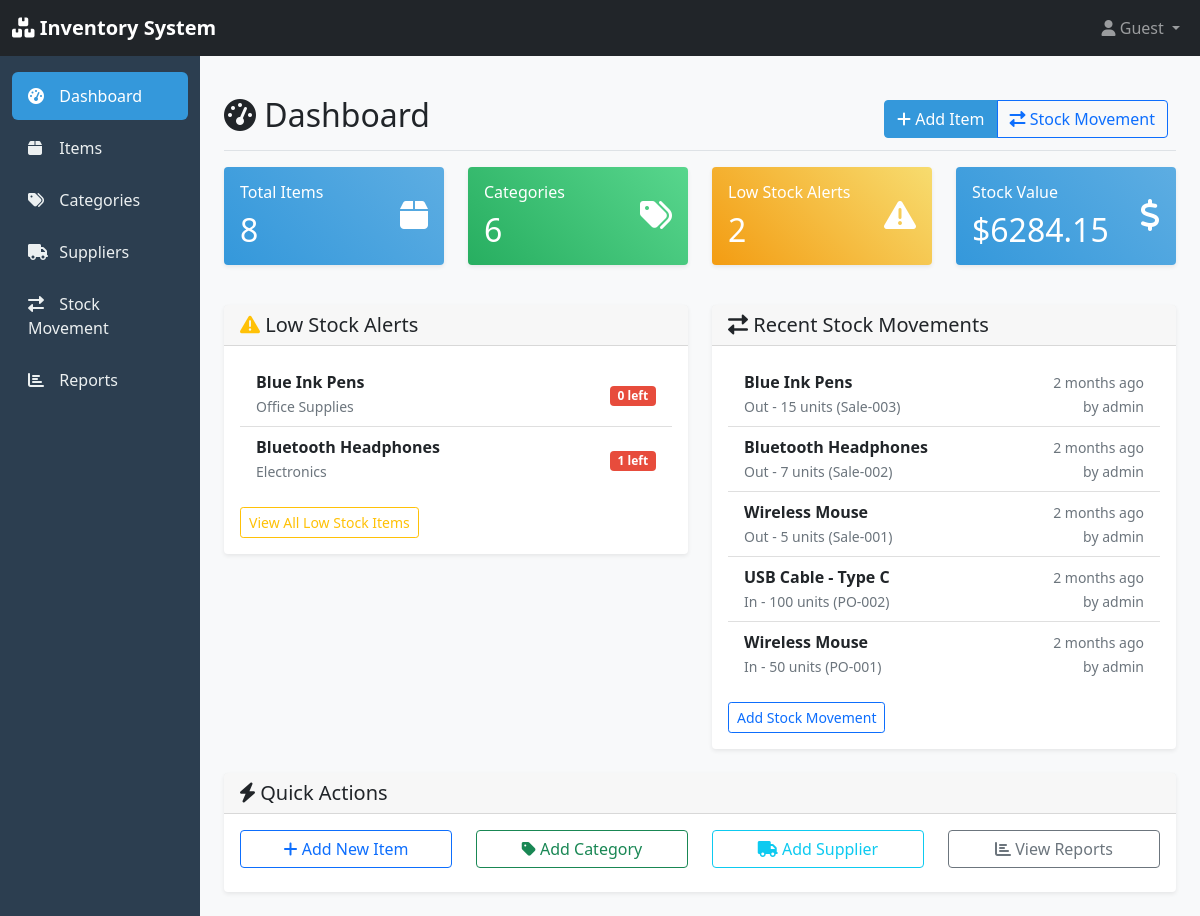
The app's page /inventory/, older data.
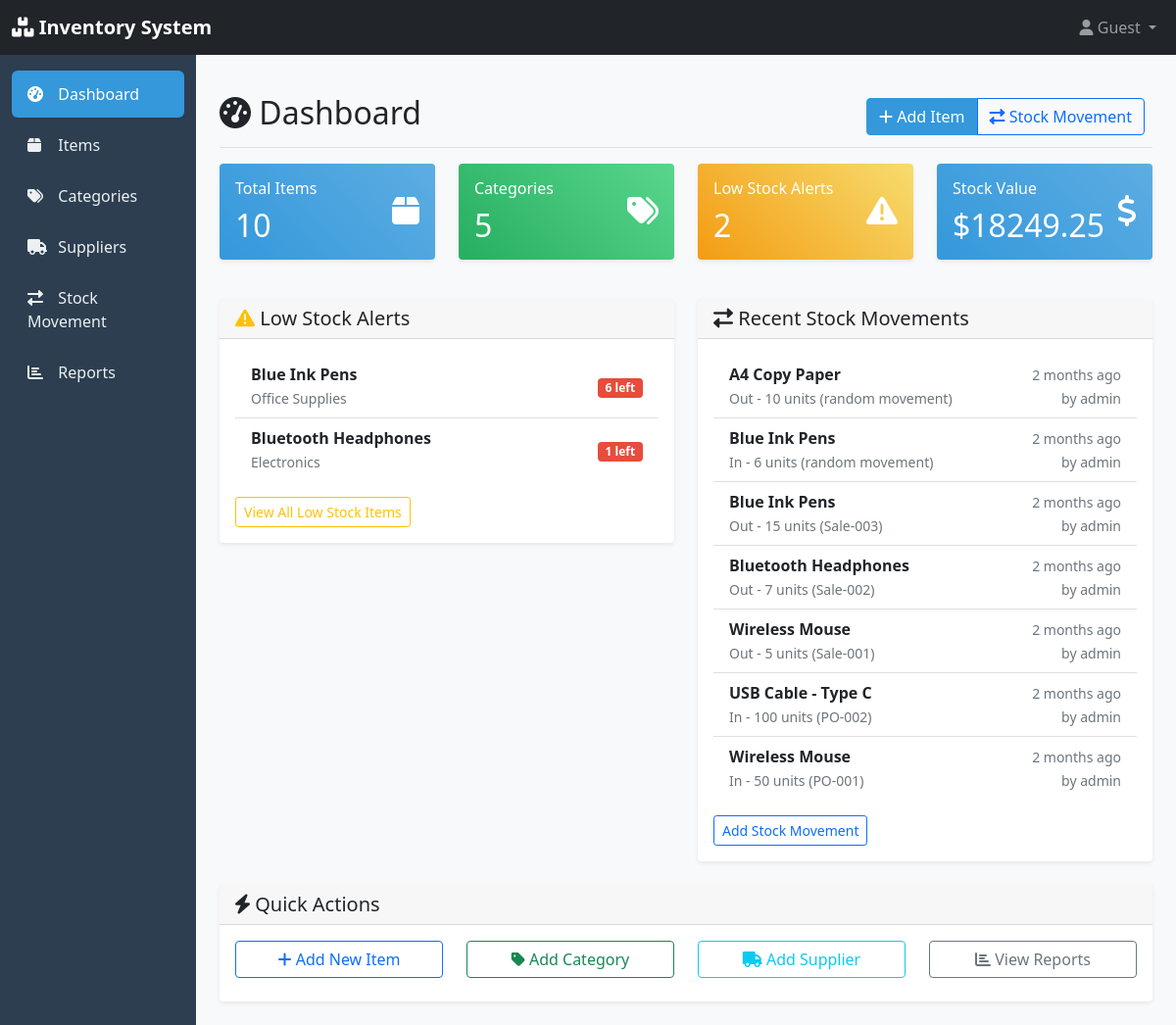
The same page, newer data.
### inventory/models.py (models this page shows, shortened)
class Item(models.Model):
    UNIT_CHOICES = [
        ('pieces', 'Pieces'),
        ('kg', 'Kilograms'),
        ('liters', 'Liters'),
        ('meters', 'Meters'),
        ('boxes', 'Boxes'),
    ]
    name = models.CharField(max_length=200)
    description = models.TextField(blank=True)
    sku = models.CharField(max_length=50, unique=True, help_text="Stock Keeping Unit")
    category = models.ForeignKey(Category, on_delete=models.CASCADE, related_name='items')
    supplier = models.ForeignKey(Supplier, on_delete=models.SET_NULL, null=True, blank=True, related_name='items')
    unit_price = models.DecimalField(max_digits=10, decimal_places=2, validators=[MinValueValidator(Decimal('0.00'))])
    selling_price = models.DecimalField(max_digits=10, decimal_places=2, validators=[MinValueValidator(Decimal('0.00'))])
    quantity_in_stock = models.PositiveIntegerField(default=0)
    minimum_stock_level = models.PositiveIntegerField(default=10, help_text="Alert when stock falls below this level")
    unit_of_measurement = models.CharField(max_length=20, choices=UNIT_CHOICES, default='pieces')
    is_active = models.BooleanField(default=True)
    created_at = models.DateTimeField(auto_now_add=True)
    updated_at = models.DateTimeField(auto_now=True)
    created_by = models.ForeignKey(User, on_delete=models.SET_NULL, null=True, blank=True)
    class Meta:
        ordering = ['name']

class Category(models.Model):
    name = models.CharField(max_length=100, unique=True)
    description = models.TextField(blank=True, null=True)
    created_at = models.DateTimeField(auto_now_add=True)
    updated_at = models.DateTimeField(auto_now=True)
    class Meta:
        verbose_name_plural = "Categories"
        ordering = ['name']

class StockMovement(models.Model):
    MOVEMENT_TYPES = [
        ('in', 'Stock In'),
        ('out', 'Stock Out'),
        ('adjustment', 'Stock Adjustment'),
    ]
    item = models.ForeignKey(Item, on_delete=models.CASCADE, related_name='stock_movements')
    movement_type = models.CharField(max_length=20, choices=MOVEMENT_TYPES)
    quantity = models.IntegerField()
    reference = models.CharField(max_length=100, blank=True, help_text="Reference number or note")
    notes = models.TextField(blank=True)
    created_at = models.DateTimeField(auto_now_add=True)
    created_by = models.ForeignKey(User, on_delete=models.SET_NULL, null=True, blank=True)
    class Meta:
        ordering = ['-created_at']

### inventory/views.py (the view)
# urls.py: path('', views.dashboard, name='dashboard'),
def dashboard(request):
    context = {
        'total_items': Item.objects.filter(is_active=True).count(),
        'total_categories': Category.objects.count(),
        'total_suppliers': Supplier.objects.count(),
        'low_stock_items': Item.objects.filter(
            quantity_in_stock__lte=F('minimum_stock_level'),
            is_active=True
        ).count(),
        'total_stock_value': Item.objects.filter(is_active=True).aggregate(
            total=Sum(F('quantity_in_stock') * F('unit_price'))
        )['total'] or 0,
        'recent_movements': StockMovement.objects.select_related('item', 'created_by')[:10],
        'low_stock_alerts': Item.objects.filter(
            quantity_in_stock__lte=F('minimum_stock_level'),
            is_active=True
        ).select_related('category')[:5],
    }
    return render(request, 'inventory/dashboard.html', context)

### inventory/templates/inventory/dashboard.html (shortened to what this page needs)
{% extends 'inventory/base.html' %}
{% block content %}
<div class="d-flex justify-content-between flex-wrap flex-md-nowrap align-items-center pt-3 pb-2 mb-3 border-bottom">
    <h1 class="h2">
        <i class="fas fa-tachometer-alt"></i>
        Dashboard
    </h1>
    <div class="btn-toolbar mb-2 mb-md-0">
        <div class="btn-group me-2">
            <a href="{% url 'inventory:item_create' %}" class="btn btn-primary">
                <i class="fas fa-plus"></i> Add Item
            </a>
            <a href="{% url 'inventory:stock_movement_create' %}" class="btn btn-outline-primary">
                <i class="fas fa-exchange-alt"></i> Stock Movement
            </a>
        </div>
    </div>
</div>
<div class="row mb-4">
    <div class="col-md-3 mb-3">
        <div class="card stat-card">
            <div class="card-body">
                <div class="d-flex justify-content-between">
                    <div>
                        <h6 class="card-title">Total Items</h6>
                        <h2 class="mb-0">{{ total_items }}</h2>
                    </div>
                    <div class="align-self-center">
                        <i class="fas fa-box fa-2x"></i>
                    </div>
                </div>
            </div>
        </div>
    </div>
    <div class="col-md-3 mb-3">
        <div class="card stat-card success">
            <div class="card-body">
                <div class="d-flex justify-content-between">
                    <div>
                        <h6 class="card-title">Categories</h6>
                        <h2 class="mb-0">{{ total_categories }}</h2>
                    </div>
                    <div class="align-self-center">
                        <i class="fas fa-tags fa-2x"></i>
                    </div>
                </div>
            </div>
        </div>
    </div>
    <div class="col-md-3 mb-3">
        <div class="card stat-card warning">
            <div class="card-body">
                <div class="d-flex justify-content-between">
                    <div>
                        <h6 class="card-title">Low Stock Alerts</h6>
                        <h2 class="mb-0">{{ low_stock_items }}</h2>
                    </div>
                    <div class="align-self-center">
                        <i class="fas fa-exclamation-triangle fa-2x"></i>
                    </div>
                </div>
            </div>
        </div>
    </div>
    <div class="col-md-3 mb-3">
        <div class="card stat-card">
            <div class="card-body">
                <div class="d-flex justify-content-between">
                    <div>
                        <h6 class="card-title">Stock Value</h6>
                        <h2 class="mb-0">${{ total_stock_value|floatformat:2 }}</h2>
                    </div>
                    <div class="align-self-center">
                        <i class="fas fa-dollar-sign fa-2x"></i>
                    </div>
                </div>
            </div>
        </div>
    </div>
</div>
<div class="row">
    <div class="col-md-6 mb-4">
        <div class="card">
            <div class="card-header">
                <h5 class="mb-0">
                    <i class="fas fa-exclamation-triangle text-warning"></i>
                    Low Stock Alerts
                </h5>
            </div>
            <div class="card-body">
                {% if low_stock_alerts %}
                    <div class="list-group list-group-flush">
                        {% for item in low_stock_alerts %}
                            <div class="list-group-item d-flex justify-content-between align-items-center">
                                <div>
                                    <strong>{{ item.name }}</strong>
                                    <br>
                                    <small class="text-muted">{{ item.category.name }}</small>
                                </div>
                                <div>
                                    <span class="badge badge-low-stock">{{ item.quantity_in_stock }} left</span>
                                </div>
                            </div>
                        {% endfor %}
                    </div>
                    <div class="mt-3">
                        <a href="{% url 'inventory:item_list' %}?stock_status=low" class="btn btn-sm btn-outline-warning">
                            View All Low Stock Items
                        </a>
                    </div>
                {% else %}
                    <p class="text-muted mb-0">
                        <i class="fas fa-check-circle text-success"></i>
                        All items are adequately stocked!
                    </p>
                {% endif %}
            </div>
        </div>
    </div>
    <div class="col-md-6 mb-4">
        <div class="card">
            <div class="card-header">
                <h5 class="mb-0">
                    <i class="fas fa-exchange-alt"></i>
                    Recent Stock Movements
                </h5>
            </div>
            <div class="card-body">
                {% if recent_movements %}
                    <div class="list-group list-group-flush">
                        {% for movement in recent_movements %}
                            <div class="list-group-item">
                                <div class="d-flex justify-content-between">
                                    <div>
                                        <strong>{{ movement.item.name }}</strong>
                                        <br>
                                        <small class="text-muted">
                                            {{ movement.movement_type|title }} - {{ movement.quantity }} units
                                            {% if movement.reference %}
                                                ({{ movement.reference }})
                                            {% endif %}
                                        </small>
                                    </div>
                                    <div class="text-end">
                                        <small class="text-muted">{{ movement.created_at|timesince }} ago</small>
                                        {% if movement.created_by %}
                                            <br>
                                            <small class="text-muted">by {{ movement.created_by.username }}</small>
                                        {% endif %}
                                    </div>
                                </div>
                            </div>
                        {% endfor %}
                    </div>
                    <div class="mt-3">
                        <a href="{% url 'inventory:stock_movement_create' %}" class="btn btn-sm btn-outline-primary">
                            Add Stock Movement
                        </a>
                    </div>
                {% else %}
                    <p class="text-muted mb-0">No recent stock movements.</p>
                {% endif %}
            </div>
        </div>
    </div>
</div>
<div class="row">
    <div class="col-12">
        <div class="card">
            <div class="card-header">
                <h5 class="mb-0">
                    <i class="fas fa-bolt"></i>
                    Quick Actions
                </h5>
            </div>
            <div class="card-body">
                <div class="row">
                    <div class="col-md-3 mb-2">
                        <a href="{% url 'inventory:item_create' %}" class="btn btn-outline-primary w-100">
                            <i class="fas fa-plus"></i> Add New Item
                        </a>
                    </div>
                    <div class="col-md-3 mb-2">
                        <a href="{% url 'inventory:category_create' %}" class="btn btn-outline-success w-100">
                            <i class="fas fa-tag"></i> Add Category
                        </a>
                    </div>
                    <div class="col-md-3 mb-2">
                        <a href="{% url 'inventory:supplier_create' %}" class="btn btn-outline-info w-100">
                            <i class="fas fa-truck"></i> Add Supplier
                        </a>
                    </div>
                    <div class="col-md-3 mb-2">
                        <a href="{% url 'inventory:reports' %}" class="btn btn-outline-secondary w-100">
                            <i class="fas fa-chart-bar"></i> View Reports
                        </a>
                    </div>
                </div>
            </div>
        </div>
    </div>
</div>
{% endblock %}

### inventory/templates/inventory/base.html (shortened to what this page needs)
<!DOCTYPE html>
<html lang="en">
<head>
    <link href="https://cdn.jsdelivr.net/npm/bootstrap@5.1.3/dist/css/bootstrap.min.css" rel="stylesheet">
    <link href="https://cdnjs.cloudflare.com/ajax/libs/font-awesome/6.0.0/css/all.min.css" rel="stylesheet">
</head>
<body>
    <nav class="navbar navbar-expand-lg navbar-dark bg-dark">
        <div class="container-fluid">
            <a class="navbar-brand" href="{% url 'inventory:dashboard' %}">
                <i class="fas fa-boxes"></i>
                Inventory System
            </a>
            <div class="collapse navbar-collapse" id="navbarNav">
                <ul class="navbar-nav ms-auto">
                    <li class="nav-item dropdown">
                        <a class="nav-link dropdown-toggle" href="#" id="navbarDropdown" role="button" data-bs-toggle="dropdown">
                            <i class="fas fa-user"></i>
                            {% if user.is_authenticated %}{{ user.username }}{% else %}Guest{% endif %}
                        </a>
                    </li>
                </ul>
            </div>
        </div>
    </nav>
    <div class="container-fluid">
        <div class="row">
            <nav class="col-md-3 col-lg-2 d-md-block sidebar">
                <div class="position-sticky">
                    <ul class="nav flex-column">
                        <li class="nav-item">
                            <a class="nav-link {% if request.resolver_match.url_name == 'dashboard' %}active{% endif %}"
                               href="{% url 'inventory:dashboard' %}">
                                <i class="fas fa-tachometer-alt"></i>
                                Dashboard
                            </a>
                        </li>
                        <li class="nav-item">
                            <a class="nav-link {% if 'item' in request.resolver_match.url_name %}active{% endif %}"
                               href="{% url 'inventory:item_list' %}">
                                <i class="fas fa-box"></i>
                                Items
                            </a>
                        </li>
                        <li class="nav-item">
                            <a class="nav-link {% if 'category' in request.resolver_match.url_name %}active{% endif %}"
                               href="{% url 'inventory:category_list' %}">
                                <i class="fas fa-tags"></i>
                                Categories
                            </a>
                        </li>
                        <li class="nav-item">
                            <a class="nav-link {% if 'supplier' in request.resolver_match.url_name %}active{% endif %}"
                               href="{% url 'inventory:supplier_list' %}">
                                <i class="fas fa-truck"></i>
                                Suppliers
                            </a>
                        </li>
                        <li class="nav-item">
                            <a class="nav-link" href="{% url 'inventory:stock_movement_create' %}">
                                <i class="fas fa-exchange-alt"></i>
                                Stock Movement
                            </a>
                        </li>
                        <li class="nav-item">
                            <a class="nav-link {% if request.resolver_match.url_name == 'reports' %}active{% endif %}"
                               href="{% url 'inventory:reports' %}">
                                <i class="fas fa-chart-bar"></i>
                                Reports
                            </a>
                        </li>
                    </ul>
                </div>
            </nav>
            <main class="col-md-9 ms-sm-auto col-lg-10 px-md-4 main-content">
                {% block content %}{% endblock %}
            </main>
        </div>
    </div>
</body>
</html>

Row changes from the older to the newer data that the page shows:
changed Item "Blue Ink Pens": quantity_in_stock "0" → "6"
added StockMovement: item.name "A4 Copy Paper", movement_type "Out", quantity "10", reference "random movement", created_at "2 months", created_by.username "admin"
added StockMovement: item.name "Blue Ink Pens", movement_type "In", quantity "6", reference "random movement", created_at "2 months", created_by.username "admin"
Text that changed along with them:
{{ total_items }}: "8" → "10"
{{ total_categories }}: "6" → "5"
{{ total_stock_value|floatformat:2 }}: "6284.15" → "18249.25"
